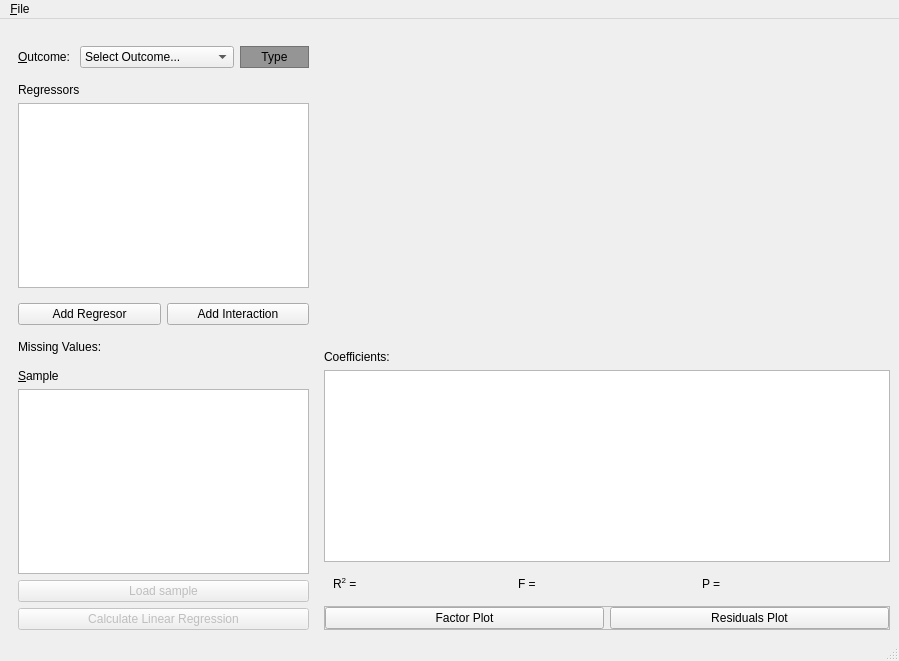
<?xml version="1.0" encoding="UTF-8"?>
<ui version="4.0">
 <class>LinearModel</class>
 <widget class="QMainWindow" name="LinearModel">
  <property name="geometry">
   <rect>
    <x>0</x>
    <y>0</y>
    <width>899</width>
    <height>661</height>
   </rect>
  </property>
  <property name="windowTitle">
   <string>Braviz - Linear Model</string>
  </property>
  <property name="windowIcon">
   <iconset resource="resources.qrc">
    <normaloff>:/icons/linear.png</normaloff>:/icons/linear.png</iconset>
  </property>
  <widget class="QWidget" name="centralwidget">
   <layout class="QHBoxLayout" name="horizontalLayout_4">
    <item>
     <widget class="QFrame" name="control_widget">
      <property name="maximumSize">
       <size>
        <width>309</width>
        <height>16777215</height>
       </size>
      </property>
      <property name="frameShape">
       <enum>QFrame::NoFrame</enum>
      </property>
      <property name="frameShadow">
       <enum>QFrame::Raised</enum>
      </property>
      <layout class="QVBoxLayout" name="verticalLayout">
       <property name="leftMargin">
        <number>0</number>
       </property>
       <property name="topMargin">
        <number>0</number>
       </property>
       <property name="rightMargin">
        <number>0</number>
       </property>
       <property name="bottomMargin">
        <number>0</number>
       </property>
       <item>
        <widget class="QFrame" name="frame">
         <property name="frameShape">
          <enum>QFrame::NoFrame</enum>
         </property>
         <property name="frameShadow">
          <enum>QFrame::Raised</enum>
         </property>
         <layout class="QVBoxLayout" name="verticalLayout_3">
          <item>
           <widget class="QFrame" name="frame_3">
            <property name="frameShape">
             <enum>QFrame::NoFrame</enum>
            </property>
            <property name="frameShadow">
             <enum>QFrame::Raised</enum>
            </property>
            <layout class="QHBoxLayout" name="horizontalLayout_2">
             <property name="leftMargin">
              <number>0</number>
             </property>
             <property name="rightMargin">
              <number>0</number>
             </property>
             <item>
              <widget class="QLabel" name="label">
               <property name="maximumSize">
                <size>
                 <width>56</width>
                 <height>16777215</height>
                </size>
               </property>
               <property name="toolTip">
                <string>Dependent Variable</string>
               </property>
               <property name="text">
                <string>&amp;Outcome: </string>
               </property>
               <property name="buddy">
                <cstring>outcome_sel</cstring>
               </property>
              </widget>
             </item>
             <item>
              <widget class="QComboBox" name="outcome_sel">
               <property name="sizePolicy">
                <sizepolicy hsizetype="Expanding" vsizetype="Fixed">
                 <horstretch>0</horstretch>
                 <verstretch>0</verstretch>
                </sizepolicy>
               </property>
               <property name="currentIndex">
                <number>0</number>
               </property>
               <item>
                <property name="text">
                 <string extracomment="select a new variable">Select Outcome...</string>
                </property>
               </item>
              </widget>
             </item>
             <item>
              <widget class="QLabel" name="outcome_type">
               <property name="sizePolicy">
                <sizepolicy hsizetype="Preferred" vsizetype="Preferred">
                 <horstretch>0</horstretch>
                 <verstretch>0</verstretch>
                </sizepolicy>
               </property>
               <property name="minimumSize">
                <size>
                 <width>69</width>
                 <height>0</height>
                </size>
               </property>
               <property name="toolTip">
                <string>Data type of outcome</string>
               </property>
               <property name="whatsThis">
                <string>The outcome may be an ordinal, binary or nominal variable</string>
               </property>
               <property name="styleSheet">
                <string notr="true">background-color:rgb(149, 149, 149)
</string>
               </property>
               <property name="frameShape">
                <enum>QFrame::StyledPanel</enum>
               </property>
               <property name="text">
                <string>Type</string>
               </property>
               <property name="scaledContents">
                <bool>false</bool>
               </property>
               <property name="alignment">
                <set>Qt::AlignCenter</set>
               </property>
               <property name="textInteractionFlags">
                <set>Qt::LinksAccessibleByMouse|Qt::TextSelectableByMouse</set>
               </property>
              </widget>
             </item>
            </layout>
           </widget>
          </item>
          <item>
           <widget class="QLabel" name="label_2">
            <property name="toolTip">
             <string>Independent Variables</string>
            </property>
            <property name="text">
             <string>Regressors</string>
            </property>
            <property name="buddy">
             <cstring>reg_table</cstring>
            </property>
           </widget>
          </item>
          <item>
           <widget class="QTableView" name="reg_table">
            <property name="sizePolicy">
             <sizepolicy hsizetype="Expanding" vsizetype="Expanding">
              <horstretch>0</horstretch>
              <verstretch>1</verstretch>
             </sizepolicy>
            </property>
            <property name="contextMenuPolicy">
             <enum>Qt::CustomContextMenu</enum>
            </property>
            <property name="alternatingRowColors">
             <bool>true</bool>
            </property>
            <property name="selectionBehavior">
             <enum>QAbstractItemView::SelectRows</enum>
            </property>
            <attribute name="horizontalHeaderStretchLastSection">
             <bool>true</bool>
            </attribute>
           </widget>
          </item>
          <item>
           <widget class="QFrame" name="frame_5">
            <property name="frameShape">
             <enum>QFrame::NoFrame</enum>
            </property>
            <property name="frameShadow">
             <enum>QFrame::Raised</enum>
            </property>
            <layout class="QHBoxLayout" name="horizontalLayout_3">
             <property name="leftMargin">
              <number>0</number>
             </property>
             <property name="rightMargin">
              <number>0</number>
             </property>
             <item>
              <widget class="QPushButton" name="add_regressor_button">
               <property name="toolTip">
                <string>Add regressor variables for the anova analysis</string>
               </property>
               <property name="text">
                <string>Add Regresor</string>
               </property>
              </widget>
             </item>
             <item>
              <widget class="QPushButton" name="add_interaction_button">
               <property name="toolTip">
                <string>Add interaction terms to this anova analysis</string>
               </property>
               <property name="text">
                <string>Add Interaction</string>
               </property>
              </widget>
             </item>
            </layout>
           </widget>
          </item>
          <item>
           <widget class="QLabel" name="missing_label">
            <property name="text">
             <string>Missing Values:</string>
            </property>
           </widget>
          </item>
         </layout>
        </widget>
       </item>
       <item>
        <widget class="QFrame" name="frame_4">
         <property name="frameShape">
          <enum>QFrame::NoFrame</enum>
         </property>
         <property name="frameShadow">
          <enum>QFrame::Raised</enum>
         </property>
         <layout class="QVBoxLayout" name="verticalLayout_4">
          <property name="topMargin">
           <number>0</number>
          </property>
          <property name="bottomMargin">
           <number>0</number>
          </property>
          <item>
           <widget class="QLabel" name="label_3">
            <property name="text">
             <string>&amp;Sample</string>
            </property>
            <property name="buddy">
             <cstring>sample_tree</cstring>
            </property>
           </widget>
          </item>
          <item>
           <widget class="QTreeView" name="sample_tree">
            <property name="sizePolicy">
             <sizepolicy hsizetype="Expanding" vsizetype="Preferred">
              <horstretch>0</horstretch>
              <verstretch>0</verstretch>
             </sizepolicy>
            </property>
            <property name="maximumSize">
             <size>
              <width>16777215</width>
              <height>200</height>
             </size>
            </property>
            <property name="alternatingRowColors">
             <bool>true</bool>
            </property>
            <property name="uniformRowHeights">
             <bool>true</bool>
            </property>
           </widget>
          </item>
          <item>
           <widget class="QPushButton" name="modify_sample_button">
            <property name="enabled">
             <bool>false</bool>
            </property>
            <property name="toolTip">
             <string>Change the datapoints that will be used in this anova analysis</string>
            </property>
            <property name="text">
             <string>Load sample</string>
            </property>
           </widget>
          </item>
          <item>
           <widget class="QPushButton" name="calculate_button">
            <property name="enabled">
             <bool>false</bool>
            </property>
            <property name="toolTip">
             <string>Fit the linear model</string>
            </property>
            <property name="text">
             <string>Calculate Linear Regression</string>
            </property>
           </widget>
          </item>
         </layout>
        </widget>
       </item>
      </layout>
     </widget>
    </item>
    <item>
     <widget class="QFrame" name="frame_2">
      <property name="frameShape">
       <enum>QFrame::NoFrame</enum>
      </property>
      <property name="frameShadow">
       <enum>QFrame::Raised</enum>
      </property>
      <layout class="QVBoxLayout" name="verticalLayout_2" stretch="1,0,0,0,0">
       <property name="leftMargin">
        <number>0</number>
       </property>
       <property name="topMargin">
        <number>0</number>
       </property>
       <property name="rightMargin">
        <number>0</number>
       </property>
       <property name="bottomMargin">
        <number>0</number>
       </property>
       <item>
        <widget class="QFrame" name="plot_frame">
         <property name="minimumSize">
          <size>
           <width>0</width>
           <height>258</height>
          </size>
         </property>
         <property name="locale">
          <locale language="English" country="UnitedStates"/>
         </property>
         <property name="frameShape">
          <enum>QFrame::NoFrame</enum>
         </property>
         <property name="frameShadow">
          <enum>QFrame::Raised</enum>
         </property>
        </widget>
       </item>
       <item>
        <widget class="QLabel" name="label_7">
         <property name="text">
          <string>Coefficients:</string>
         </property>
        </widget>
       </item>
       <item>
        <widget class="QTableView" name="results_table">
         <property name="cursor" stdset="0">
          <cursorShape>ArrowCursor</cursorShape>
         </property>
         <property name="dragEnabled">
          <bool>true</bool>
         </property>
         <property name="alternatingRowColors">
          <bool>true</bool>
         </property>
         <property name="selectionBehavior">
          <enum>QAbstractItemView::SelectRows</enum>
         </property>
         <property name="sortingEnabled">
          <bool>true</bool>
         </property>
         <attribute name="horizontalHeaderStretchLastSection">
          <bool>true</bool>
         </attribute>
         <attribute name="verticalHeaderVisible">
          <bool>false</bool>
         </attribute>
        </widget>
       </item>
       <item>
        <widget class="QFrame" name="parameters_layout">
         <property name="frameShape">
          <enum>QFrame::NoFrame</enum>
         </property>
         <property name="frameShadow">
          <enum>QFrame::Raised</enum>
         </property>
         <layout class="QHBoxLayout" name="horizontalLayout_5">
          <item>
           <widget class="QLabel" name="r_squared_label">
            <property name="cursor">
             <cursorShape>IBeamCursor</cursorShape>
            </property>
            <property name="text">
             <string>R&lt;sup&gt;2&lt;/sup&gt; = </string>
            </property>
            <property name="textInteractionFlags">
             <set>Qt::LinksAccessibleByMouse|Qt::TextSelectableByMouse</set>
            </property>
           </widget>
          </item>
          <item>
           <widget class="QLabel" name="f_value_label">
            <property name="cursor">
             <cursorShape>IBeamCursor</cursorShape>
            </property>
            <property name="text">
             <string>F =</string>
            </property>
            <property name="textInteractionFlags">
             <set>Qt::LinksAccessibleByMouse|Qt::TextSelectableByMouse</set>
            </property>
           </widget>
          </item>
          <item>
           <widget class="QLabel" name="p_value_label">
            <property name="cursor">
             <cursorShape>IBeamCursor</cursorShape>
            </property>
            <property name="text">
             <string>P =</string>
            </property>
            <property name="textInteractionFlags">
             <set>Qt::LinksAccessibleByMouse|Qt::TextSelectableByMouse</set>
            </property>
           </widget>
          </item>
         </layout>
        </widget>
       </item>
       <item>
        <widget class="QFrame" name="frame_6">
         <property name="frameShape">
          <enum>QFrame::StyledPanel</enum>
         </property>
         <property name="frameShadow">
          <enum>QFrame::Raised</enum>
         </property>
         <layout class="QHBoxLayout" name="horizontalLayout">
          <property name="leftMargin">
           <number>0</number>
          </property>
          <property name="topMargin">
           <number>0</number>
          </property>
          <property name="rightMargin">
           <number>0</number>
          </property>
          <property name="bottomMargin">
           <number>0</number>
          </property>
          <item>
           <widget class="QPushButton" name="factor_plot_button">
            <property name="text">
             <string>Factor Plot</string>
            </property>
           </widget>
          </item>
          <item>
           <widget class="QPushButton" name="residuals_plot_button">
            <property name="text">
             <string>Residuals Plot</string>
            </property>
           </widget>
          </item>
         </layout>
        </widget>
       </item>
      </layout>
     </widget>
    </item>
   </layout>
  </widget>
  <widget class="QMenuBar" name="menubar">
   <property name="geometry">
    <rect>
     <x>0</x>
     <y>0</y>
     <width>899</width>
     <height>27</height>
    </rect>
   </property>
   <widget class="QMenu" name="menuFile">
    <property name="title">
     <string>&amp;File</string>
    </property>
    <widget class="QMenu" name="menuExport">
     <property name="title">
      <string>Export</string>
     </property>
     <addaction name="actionImages"/>
     <addaction name="actionData"/>
    </widget>
    <widget class="QMenu" name="menuAccept_samples">
     <property name="title">
      <string>Accept samples</string>
     </property>
    </widget>
    <addaction name="actionSave_scneario"/>
    <addaction name="actionLoad_scenario"/>
    <addaction name="separator"/>
    <addaction name="actionLoad_sample"/>
    <addaction name="actionModify_sample"/>
    <addaction name="actionSend_sample"/>
    <addaction name="menuAccept_samples"/>
    <addaction name="separator"/>
    <addaction name="menuExport"/>
   </widget>
   <addaction name="menuFile"/>
  </widget>
  <widget class="QStatusBar" name="statusbar"/>
  <action name="actionSave_scneario">
   <property name="text">
    <string>Save scenario</string>
   </property>
  </action>
  <action name="actionLoad_scenario">
   <property name="text">
    <string>Load scenario</string>
   </property>
  </action>
  <action name="actionImages">
   <property name="text">
    <string>Images</string>
   </property>
  </action>
  <action name="actionData">
   <property name="text">
    <string>Data</string>
   </property>
  </action>
  <action name="actionLoad_sample">
   <property name="text">
    <string>Load sample</string>
   </property>
  </action>
  <action name="actionSend_sample">
   <property name="text">
    <string>Send sample</string>
   </property>
  </action>
  <action name="actionModify_sample">
   <property name="text">
    <string>Modify sample</string>
   </property>
  </action>
 </widget>
 <resources>
  <include location="resources.qrc"/>
 </resources>
 <connections/>
</ui>
